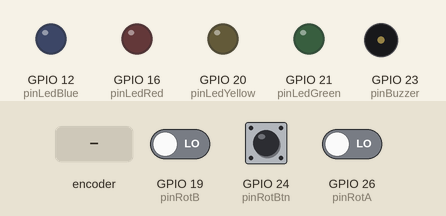
Recording of a program running on a simulated Raspberry Pi (BCM pin numbers). Parts: output pins drawn as LEDs (lit = HIGH), buzzer (waves = sounding, pin HIGH). The inputs (shaded band) are chosen by the test bench; at power-on: GPIO 24 (pinRotBtn) LOW, GPIO 19 (pinRotB) LOW, GPIO 26 (pinRotA) LOW. The desktop window is not drawn, its controls go by their first labels and the mouse button is held 0.15 s.

Above: at 1.2 s.
1.3 s: GPIO 24 (pinRotBtn) pulled HIGH for 0.15 s
At 2.4 s:
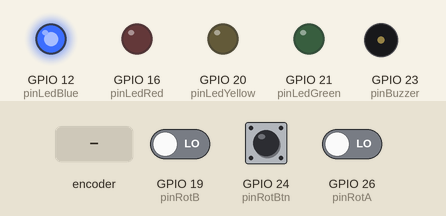
2.9 s: rotary encoder on GPIO 26 (pinRotA) / GPIO 19 (pinRotB) turned 3 steps (first pin leading)
At 4.6 s:
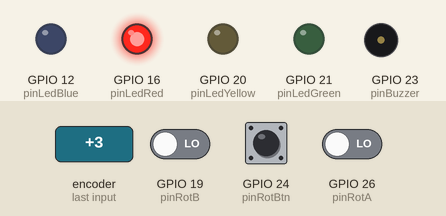
5.0 s: GPIO 24 (pinRotBtn) pulled HIGH for 1 s
At 5.3 s:
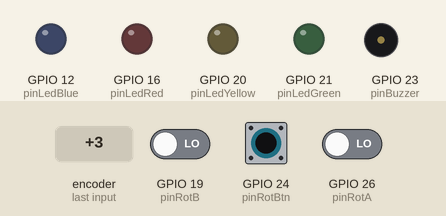
7.5 s: GPIO 24 (pinRotBtn) pulled HIGH for 3.2 s
At 8.4 s:
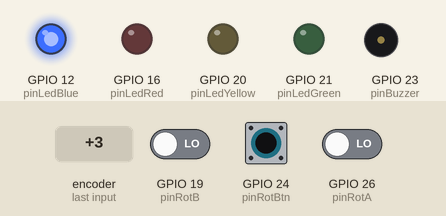
Timing chart, 0 to 10.5 s (numbered marks = the images above; inputs shaded):
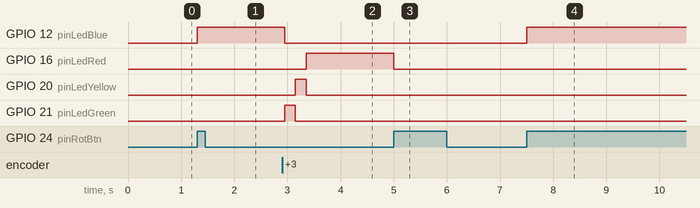

The program:

TestRotRunningLeds.py
```python
from tkinter import Tk
import atexit

try:
    import RPi.GPIO as GPIO
except:
    # from dummygpio.DummyGPIO import DummyGPIO
    # GPIO = DummyGPIO(True)
    print("No Raspberry Pi found")


root = Tk()
root.title('Les 7 - Oef 1')
root.geometry('800x400')

# GPIO general
GPIO.setwarnings(False)
GPIO.setmode(GPIO.BCM)

# Inputs
pinPushBtn = 25
pinRotBtn = 24
pinRotA = 26
pinRotB = 19
pinPir = 5

inputs = (pinPushBtn, pinRotBtn, pinRotA, pinRotB, pinPir)

GPIO.setup(inputs, GPIO.IN, pull_up_down=GPIO.PUD_DOWN)


# Outputs
pinLedBlue = 12
pinLedRed = 16
pinLedYellow = 20
pinLedGreen = 21
pinBuzzer = 23

outputs = (pinLedBlue, pinLedRed, pinLedYellow, pinLedGreen, pinBuzzer)
leds = (pinLedBlue, pinLedRed, pinLedYellow, pinLedGreen)

GPIO.setup(outputs, GPIO.OUT, initial=GPIO.LOW)

# Definitions
led = 0
start = False

def DimAllLeds():
    for led in leds:
        GPIO.output(led, False)

def UpdateLeds():
    global led

    if led > len(leds) - 1:
        led = 0

    if led < 0:
        led = len(leds) - 1

    DimAllLeds()
    GPIO.output(leds[led], True)


def ChangeLed(statusRotB):
    global led
    global start

    if start:
        if statusRotB:
            led += 1
        else:
            led -= 1

        UpdateLeds()


# Callbacks
def TurnRotSensor(channel):
    statusRotB = GPIO.input(pinRotB)
    ChangeLed(statusRotB)

def Run(channel):
    global start
    global led
    start = not start

    if start:
        led = 0
        UpdateLeds()
    else:
        DimAllLeds()


GPIO.add_event_detect(pinRotA, GPIO.RISING, callback=TurnRotSensor, bouncetime=50)
GPIO.add_event_detect(pinRotBtn, GPIO.RISING, callback=Run, bouncetime=200)


while True:
    root.update()


def CleanUp():
    GPIO.cleanup()

atexit.register(CleanUp) 
```

Measured:
- after the input at 1.3 s, GPIO 12 (pinLedBlue): LOW → HIGH at once
- after the input at 2.9 s, GPIO 12 (pinLedBlue): HIGH → LOW after 0.05 s; GPIO 16 (pinLedRed): LOW → HIGH after 0.45 s; GPIO 20 (pinLedYellow): LOW → HIGH after 0.25 s, → LOW 0.20 s later; GPIO 21 (pinLedGreen): LOW → HIGH after 0.05 s, → LOW 0.20 s later
- after the input at 5.0 s, GPIO 16 (pinLedRed): HIGH → LOW at once
- after the input at 7.5 s, GPIO 12 (pinLedBlue): LOW → HIGH at once
